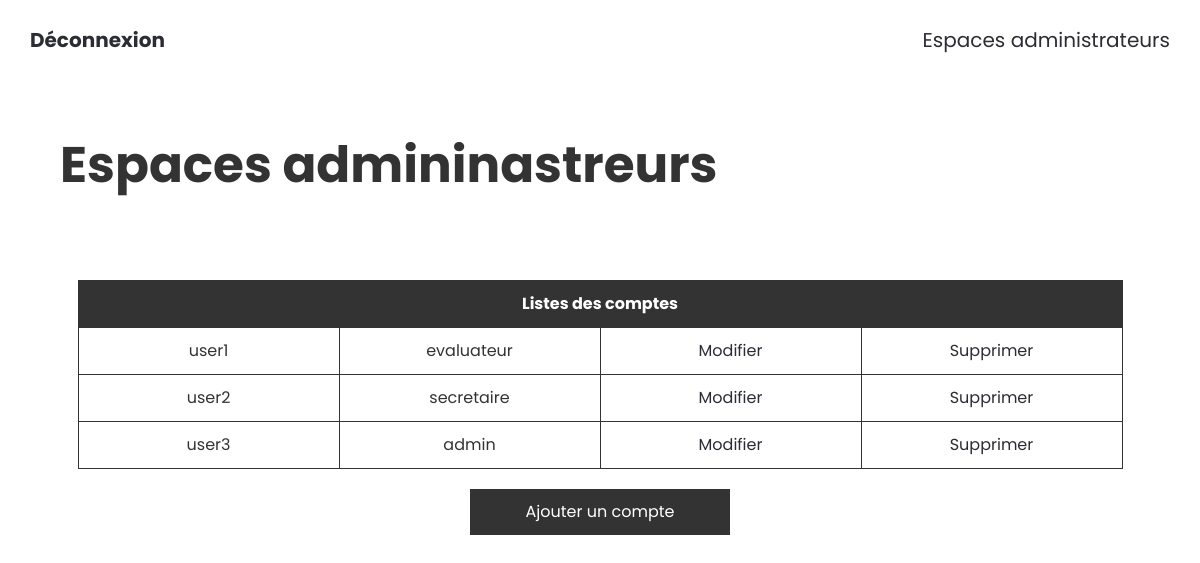
Screenshot of / (signed in) with the database file from the repository.
### tables this page shows
CREATE TABLE `users` (
  `id` int NOT NULL AUTO_INCREMENT,
  `pseudo` varchar(100) NOT NULL,
  `password` varchar(100) NOT NULL,
  `role` varchar(100) NOT NULL,
  PRIMARY KEY (`id`)
);

### view/homepages/admin.php (the view, shortened to what this page needs)
<?php
include "db/database.php";
$sql = "SELECT * FROM `users`";
$result = $db->prepare($sql);
$result->execute();
$data_admin = $result->fetchAll();
?>
<?php include("view/header.php"); ?>
<main>
    <h1 class="title">Espaces admininastreurs</h1>
    <table>
        <thead>
        <tr>
            <th colspan="4">Listes des comptes</th>
        </tr>
        </thead>
        <tbody>
        <?php
        foreach ($data_admin as $key => $value) {
            echo "<tr>";
            echo '<td>' . $value['pseudo'] . '</td>';
            echo '<td>' . $value['role'] . '</td>';
            echo "<td><a href='modif.php?id={$value['id']}&pseudo={$value['pseudo']}&role={$value['role']}'>Modifier</a></td>";
            echo "<td><a href='delete.php?id={$value['id']}'>Supprimer</a></td>";
            echo "</tr>";
        }
        ?>
        </tbody>
    </table>
    <a href="create.php" class="btn__add-account">Ajouter un compte</a>
</main>
</body>
</html>

### src/css/style.css (style rules this page uses)
a { text-decoration: none; }
a { color: #2B2C34; }
h1 { font-size: 50px; font-weight: bold; margin-bottom: 30px; }
main { width: 100%; min-height: 500px; }
main .title { padding: 5%; }

### view/homepages/admin.php (style rules this page uses)
thead { font-weight: bold; }
table { margin: auto; }
table, td { border: 1px solid #333; }
thead, tfoot { background-color: #333; color: #fff; }
tr > * { padding: 15px 30px; }
td { width: 200px; max-width: 90%; text-align: center; }
.btn__add-account { background: #333; color: #FFF; display: flex; justify-content: center; align-items: center; margin: 20px auto; width: 200px; padding: 15px 30px; text-decoration: none !important; }

### rows the page displays
users: pseudo "user1", role "evaluateur"
users: pseudo "user2", role "secretaire"
users: pseudo "user3", role "admin"
